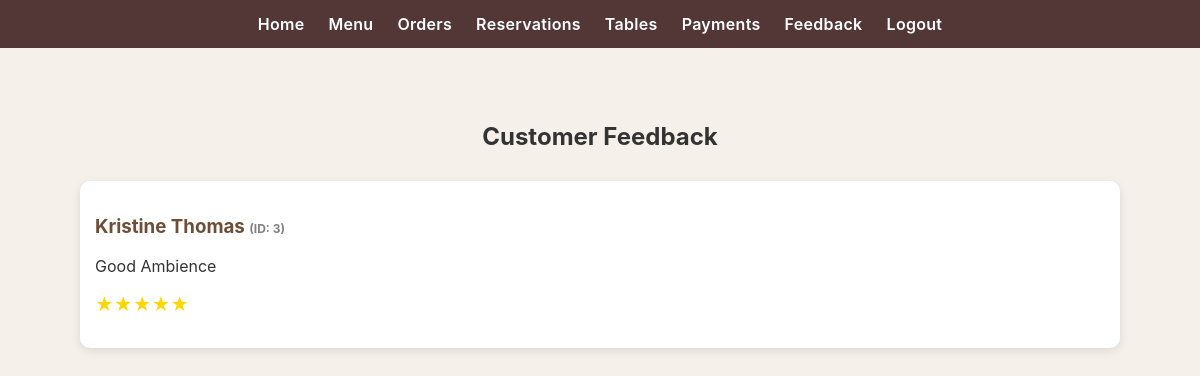
The app's page /admin/feedback.php with its own data.
### tables this page shows
CREATE TABLE `feedback` (
  `id` int(11) NOT NULL AUTO_INCREMENT,
  `user_id` int(11) DEFAULT NULL,
  `message` text,
  `rating` int(11) DEFAULT '5',
  PRIMARY KEY (`id`)
);

CREATE TABLE `users` (
  `id` int(11) NOT NULL AUTO_INCREMENT,
  `name` varchar(100) DEFAULT NULL,
  `email` varchar(120) DEFAULT NULL,
  `password` varchar(255) DEFAULT NULL,
  `role` enum('admin','customer') DEFAULT NULL,
  PRIMARY KEY (`id`),
  UNIQUE KEY `email` (`email`)
);

### admin/feedback.php (the view, shortened to what this page needs)
<?php include '../db.php'; include 'navbar.php'; ?>
<link rel="stylesheet" href="../style.css">
<div class="container">
<h2 align="center">Customer Feedback</h2>
<div class="feedback-list">
<?php
$res = mysqli_query($conn,"
SELECT f.*, u.name
FROM feedback f
JOIN users u ON f.user_id = u.id
ORDER BY f.id DESC
");
while($row = mysqli_fetch_assoc($res)){
?>
<div class="feedback-card">
    <h3>
        <?php echo $row['name']; ?>
        <span style="font-size:12px; color:gray;">(ID: <?php echo $row['id']; ?>)</span>
    </h3>
    <p class="msg"><?php echo $row['message']; ?></p>
    <p class="rating">
        <?php
        for($i=1; $i<=5; $i++){
            if($i <= $row['rating']){
                echo "&#9733;";
            } else {
                echo "&#9734;";
            }
        }
        ?>
    </p>
</div>
<?php } ?>
</div>
</div>

### style.css (style rules this page uses)
* { box-sizing:border-box }
body { margin: 0; font-family: -apple-system, BlinkMacSystemFont, "Segoe UI", Arial, sans-serif; }
.inner-page { background-color: #f5f1ea; }
body { margin:0;background:#f5f1ea;color:#333 }
.container { width:92%;max-width:1100px;margin:24px auto }
.container { padding: 30px; }
.feedback-list { margin-top: 30px; }
.feedback-card { background: #fff; padding: 15px; border-radius: 10px; margin-bottom: 15px; box-shadow: 0 3px 10px rgba(0,0,0,0.1); }
.feedback-card h3 { color: #6f4e37; }
.rating { color: gold; font-size: 18px; }

### records on screen
feedback: user.name "Kristine Thomas", id "3", message "Good Ambience"
